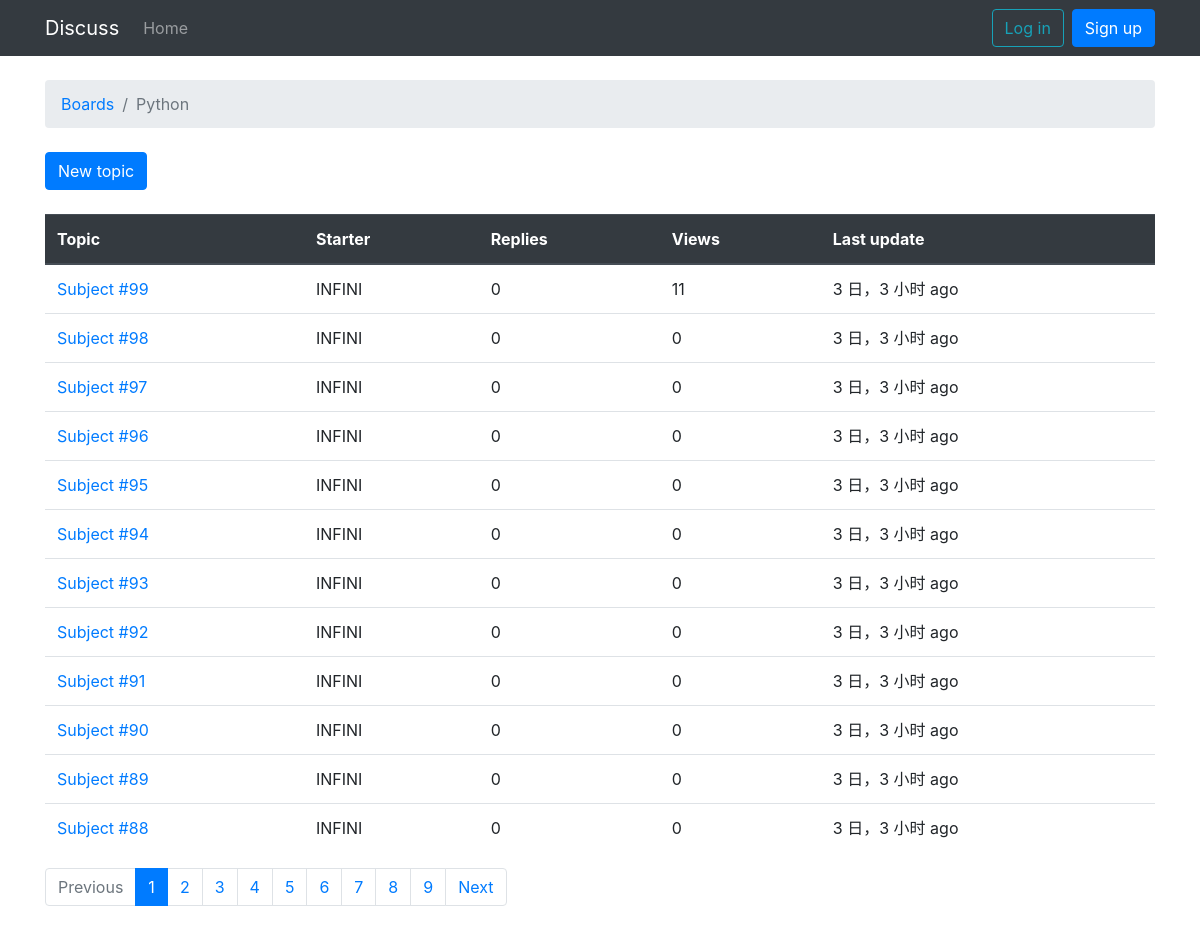
The app's page /boards/1/, older data.
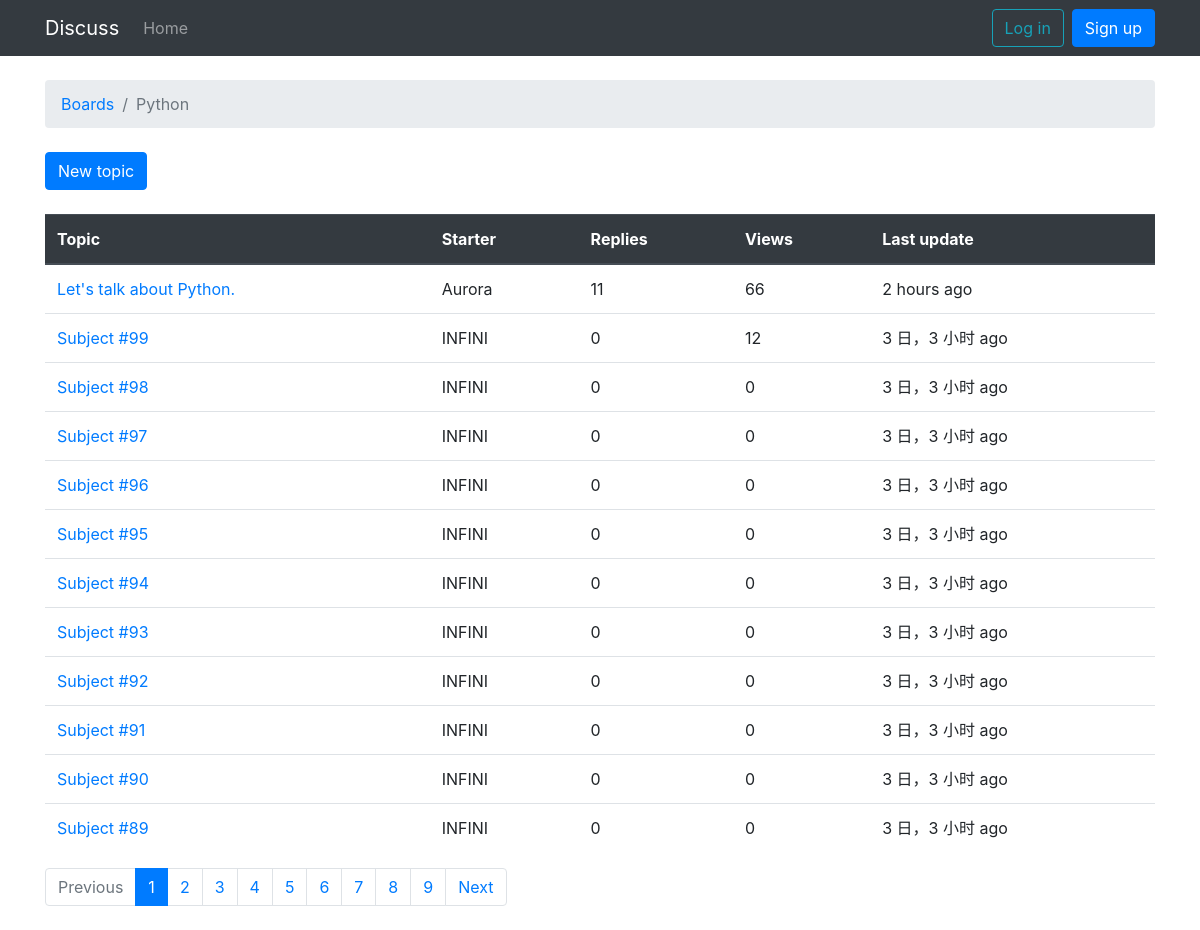
The same page, newer data.
### boards/models.py (models this page shows, shortened)
class Topic(models.Model):
    subject = models.CharField(max_length=200)
    last_updated = models.DateTimeField(auto_now_add=True)
    starter = models.ForeignKey(User, on_delete=models.CASCADE, related_name='topics')
    board = models.ForeignKey(Board, on_delete=models.CASCADE, related_name='topics')
    views = models.PositiveIntegerField(default=0)

### core/models.py (models this page shows)
class User(AbstractUser):
    pass

### boards/views.py (the view)
# urls.py: path('', views.board_topics, name='board_topics'),
def board_topics(request, board_pk):
    board = get_object_or_404(Board, pk=board_pk)
    queryset = board.topics.order_by('-last_updated').annotate(replies=Count('posts')-1)
    page = request.GET.get('page', 1)
    paginator = Paginator(queryset, 12)
    try:
        topics = paginator.page(page)
    except PageNotAnInteger:
        topics = paginator.page(1)
    except EmptyPage:
        topics = paginator.page(paginator.num_pages)
    return render(request, 'boards/topics.html', {'board': board, 'topics': topics})

### boards/templates/boards/topics.html (shortened to what this page needs)
{% extends 'base.html' %}
{% load humanize %}
{% block breadcrumb %}
  <li class="breadcrumb-item"><a href="{% url 'home' %}">Boards</a></li>
  <li class="breadcrumb-item active">{{ board.name }}</li>
{% endblock %}
{% block content %}
  <a class="btn btn-primary mb-4" href="{% url 'new_topic' board.pk %}">New topic</a>
  <table class="table">
    <thead class="thead-dark">
      <tr>
        <th>Topic</th>
        <th>Starter</th>
        <th>Replies</th>
        <th>Views</th>
        <th>Last update</th>
      </tr>
    </thead>
    <tbody>
      {% for topic in topics %}
        <tr>
          <td><a href="{% url 'topic_posts' board.pk topic.pk %}">{{ topic.subject }}</a></td>
          <td>{{ topic.starter.username }}</td>
          <td>{{ topic.replies }}</td>
          <td>{{ topic.views }}</td>
          <td>{{ topic.last_updated|naturaltime }}</td>
        </tr>
      {% endfor %}
    </tbody>
  </table>
  {% with topics as pages %}
    {% include 'includes/pagination.html' %}
  {% endwith %}
{% endblock %}

Row changes from the older to the newer data that the page shows:
no longer on this page (row unchanged): Topic: subject "Subject #88", starter.username "INFINI", replies "0", views "0", last_updated "3 日，3 小时 ago"
now on this page (row edited): Topic: subject "Let's talk about Python.", starter.username "Aurora", replies "11", views "66", last_updated "2 hours ago"
changed Topic "Subject #99": views "11" → "12"
